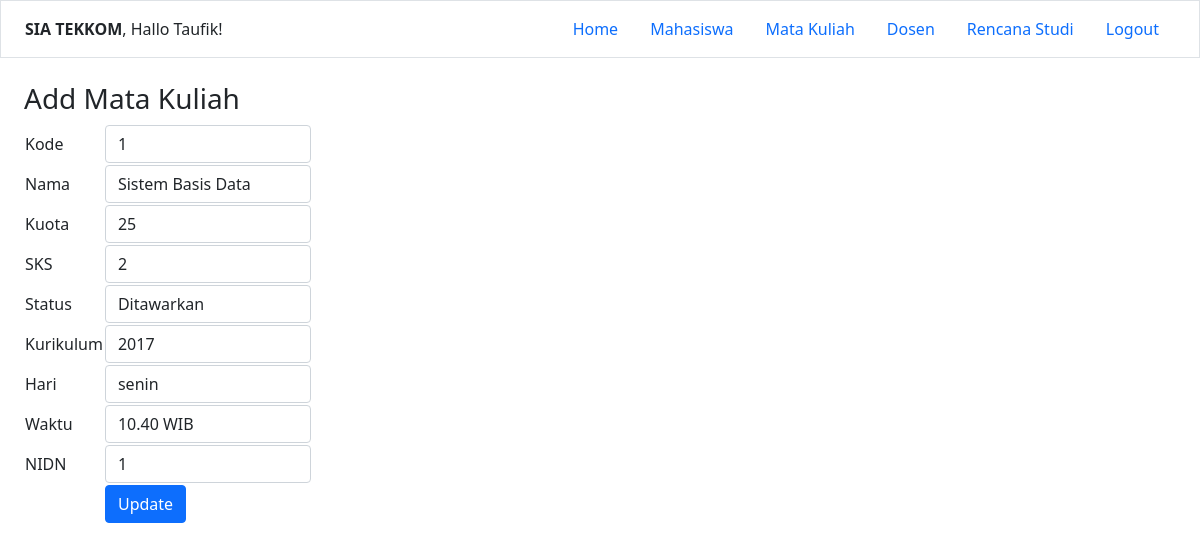
/mata_kuliah/editMataKuliah.php?kode_mk=1 (signed in), run on the app's committed database.
### tables this page shows
CREATE TABLE `mata_kuliah` (
  `kode_mk` int(11) NOT NULL,
  `nama_mk` varchar(255) NOT NULL,
  `kuota_mk` int(11) NOT NULL,
  `sks_mk` int(11) NOT NULL,
  `status_mk` varchar(100) NOT NULL,
  `kurikulum_mk` varchar(100) NOT NULL,
  `semester_mk` int(11) NOT NULL,
  `hari` varchar(100) NOT NULL,
  `waktu` varchar(100) NOT NULL,
  `nidn` int(11) NOT NULL,
  `is_delete` int(11) NOT NULL DEFAULT 0
);

### mata_kuliah/editMataKuliah.php (the view, shortened to what this page needs)
<?php
include_once("../config.php");
$kode_mk = $_GET['kode_mk'];
$result = mysqli_query($mysqli, "SELECT * FROM mata_kuliah WHERE kode_mk=$kode_mk");
while($mata_kuliah = mysqli_fetch_array($result))
{
	$kode_mk = $mata_kuliah['kode_mk'];
	$nama_mk = $mata_kuliah['nama_mk'];
	$kuota_mk = $mata_kuliah['kuota_mk'];
	$sks_mk = $mata_kuliah['sks_mk'];
	$status_mk = $mata_kuliah['status_mk'];
	$kurikulum_mk = $mata_kuliah['kurikulum_mk'];
	$hari = $mata_kuliah['hari'];
	$waktu = $mata_kuliah['waktu'];
	$nidn = $mata_kuliah['nidn'];
}
?>
<!DOCTYPE html>
<html lang="en">
<head>
<link href="https://cdn.jsdelivr.net/npm/bootstrap@5.1.3/dist/css/bootstrap.min.css" rel="stylesheet">
</head>
<body>
	<?php include('../navbar.php') ?>
	<main class="px-4 py-4">
		<div>
			<form action="" method="post" name="form">
				<h3>Add Mata Kuliah</h3>
				<table width="25%" border="0">
					<tr>
						<td>Kode</td>
						<td><input class="form-control" type="number" name="kode_mk" value="<?= $kode_mk ?>" required></td>
					</tr>
					<tr>
						<td>Nama</td>
						<td><input class="form-control" type="text" name="nama_mk" value="<?= $nama_mk ?>" required></td>
					</tr>
					<tr>
						<td>Kuota</td>
						<td><input class="form-control" type="number" name="kuota_mk" value="<?= $kuota_mk ?>" required></td>
					</tr>
					<tr>
						<td>SKS</td>
						<td><input class="form-control" type="number" name="sks_mk" value="<?= $sks_mk ?>" required></td>
					</tr>
					<tr>
						<td>Status</td>
						<td>
							<select class="form-control" name="status_mk">
								<?php if ($status_mk == "ditawarkan"): ?>
								<option value="ditawarkan" selected>Ditawarkan</option>
								<?php else: ?>
									<option value="ditawarkan">Ditawarkan</option>
								<?php endif ?>
							</select>
						</td>
					</tr>
					<tr>
						<td>Kurikulum</td>
						<td><input class="form-control" type="text" name="kurikulum_mk" value="<?= $kurikulum_mk ?>" required></td>
					</tr>
					<tr>
						<td>Hari</td>
						<td><input class="form-control" type="text" name="hari" value="<?= $hari ?>" required></td>
					</tr>
					<tr>
						<td>Waktu</td>
						<td><input class="form-control" type="text" name="waktu" value="<?= $waktu ?>" required></td>
					</tr>
					<tr>
						<td>NIDN</td>
						<td><input class="form-control" type="number" name="nidn" value="<?= $nidn ?>" required></td>
					</tr>
					<tr>
						<td></td>
						<td><input class="btn btn-primary" type="submit" name="update" value="Update"></td>
					</tr>
				</table>
			</form>
		</div>
	</main>
</html>

### data on the page
mata_kuliah: kode_mk "1", nama_mk "Sistem Basis Data", kuota_mk "25", sks_mk "2", status_mk "Ditawarkan", kurikulum_mk "2017", hari "senin", waktu "10.40 WIB", nidn "1"

### other printed values
$_SESSION["nama"] "Taufik"
